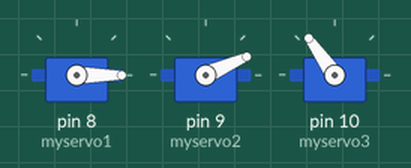
The sketch below on a simulated Arduino Uno, built with avr-gcc and run on an emulated ATmega328P. Parts: 3 × servo.

Above: at 0.05 s.
At 1.0 s:
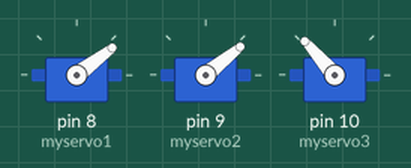
At 1.5 s:
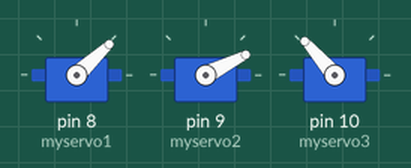
At 2.0 s:
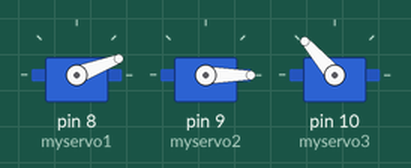
Timing chart, 0 to 4.6 s (numbered marks = the images above):
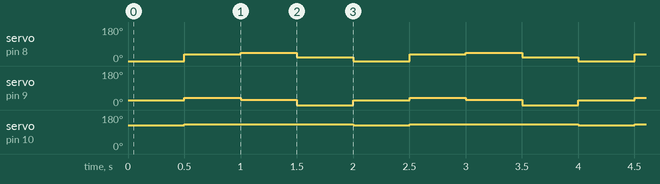

The sketch:

test.ino
```cpp
#include<Servo.h>
Servo myservo1;
Servo myservo2;int i=1;
Servo myservo3;
void setup() {
  // put your setup code here, to run once:

   myservo1.attach(8);
   myservo2.attach(9);
   myservo3.attach(10);
   Serial.begin(9600);}


   void loop()

  {


   myservo1.write(0);
   myservo2.write(24);
 myservo3.write(125);
 delay(500);


 myservo1.write(37);
 myservo2.write(39);
 myservo3.write(131);
delay(500);


 myservo1.write(43);
 myservo2.write(27);
 myservo3.write(131);
delay(500);


 myservo1.write(21);
 myservo2.write(0);
 myservo3.write(131);
delay(500);


   }
```

Measured:
- by itself, servo on pin 8 (myservo1): repeats every 2.0 s: 43° 0.50 s, 21° 0.50 s, 0° 0.50 s, 37° 0.50 s
- by itself, servo on pin 9 (myservo2): repeats every 2.0 s: 27° 0.50 s, 0° 0.50 s, 24° 0.50 s, 39° 0.50 s
- by itself, servo on pin 10 (myservo3): alternates 131° for 1.5 s and 125° for 0.50 s
